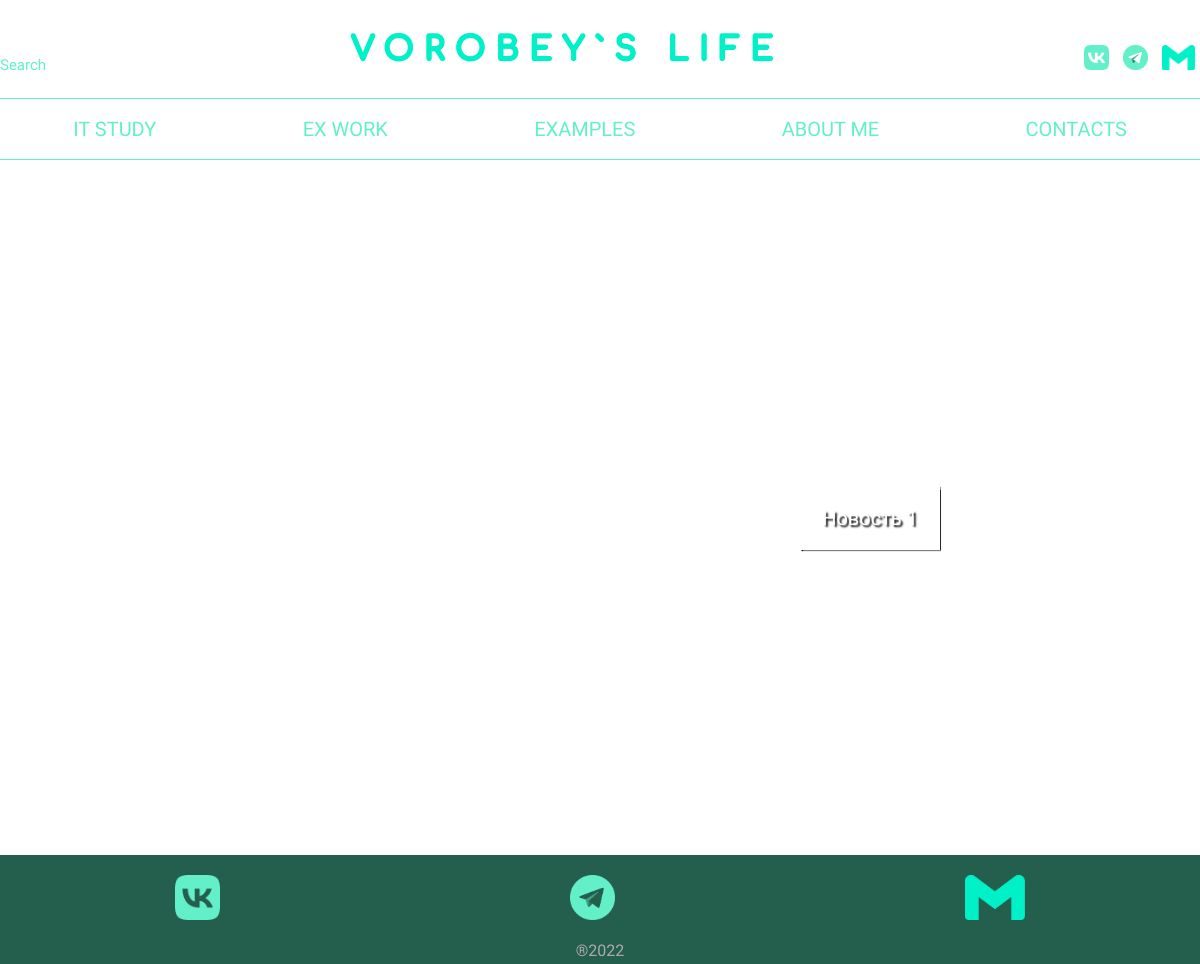
The app's page /, older data.
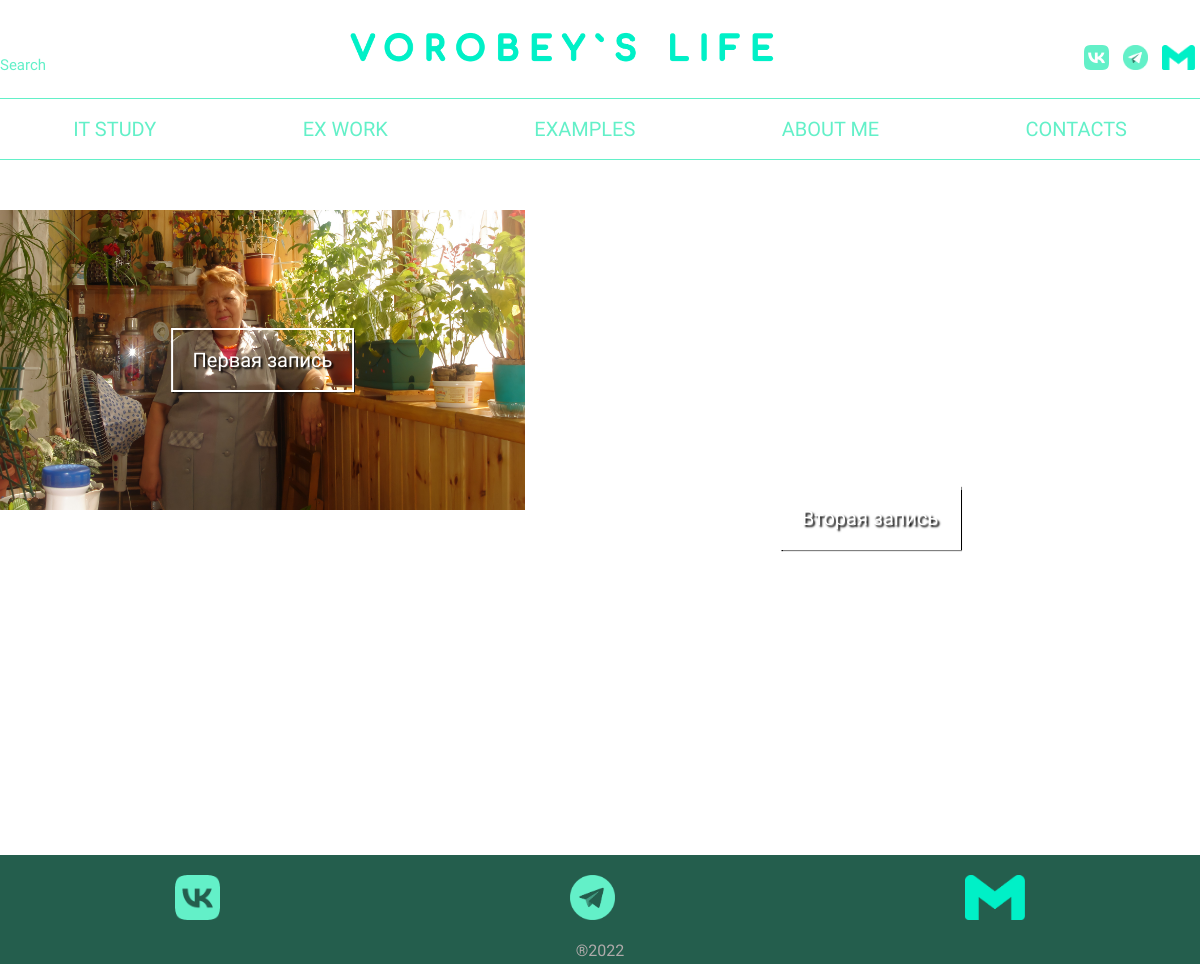
The same page, newer data.
### blog/models.py (models this page shows, shortened)
class Blog(models.Model):
    title = models.CharField(max_length=150)
    content = models.TextField(blank=True)
    created_at = models.DateTimeField(auto_now_add=True)
    updated_at = models.DateTimeField(auto_now=True)
    photo = models.ImageField(upload_to='photos/%Y/%m/%d/')
    is_published = models.BooleanField(default=True)
    class Meta:
        verbose_name = 'Новость'
        verbose_name_plural = 'Новости'

### blog/views.py (the view)
# urls.py: path('', views.index, name='home'),
def index(request):
    blog1 = Blog.objects.order_by('-id')[:1]
    blog2 = Blog.objects.order_by('-id')[1:2]
    blog3 = Blog.objects.order_by('-id')[2:3]
    return render(request, 'blog/index.html', {'title': 'Главная страница сайта', 'blog1': blog1,
                                               'blog2': blog2, 'blog3': blog3})

### blog/templates/blog/index.html (shortened to what this page needs)
<!DOCTYPE html>
<html lang="ru">
<head>
    <link rel="stylesheet" href="../../static/main.css">
</head>
<body>
    <div class="body">
        <header class="header">
            <div class="header-container">
                <div class="header-top">
                    <div class="search-and-logos">
                        <div class="header-search">Search</div>
                        <div class="header-logo">
                            <img src="../../static/img/logo.png" alt="logo" height="45px">
                        </div>
                        <div class="header-logos">
                            <a href="https://vk.com" target="_blank"><img src="../../static/img/vk-icon.png" alt="vk" width="25px"></a>
                            <a href="https://t.me/Vorobeeeeey" target="_blank"><img src="../../static/img/tg-icon.png" alt="tg" width="25px"></a>
                            <a href="mailto:vorobeytvgame@gmail.com"><img src="../../static/img/gmail-icon.png" alt="gmail" height="25px"></a>
                        </div>
                    </div>
                </div>
            </div>
                <nav class="nav">
                    <div class="nav-container">
                        <div class="nav-item">
                            <a href="#"><div class="it-study-div">
                                <p class="it-study">
                                    <span>IT STUDY</span>
                                </p>
                            </div></a>
                            <a href="#"><div class="ex-work-div">
                                <p class="ex-work">
                                    <span>EX WORK</span>
                                </p>
                            </div></a>
                            <a href="#"><div class="examples-div">
                                <p class="examples">
                                    <span>EXAMPLES</span>
                                </p>
                            </div></a>
                            <a href="#"><div class="about-me-div">
                                <p class="about-me">
                                    <span>ABOUT ME</span>
                                </p>
                            </div></a>
                            <a href="#"><div class="contacts-div">
                                <p class="contacts">
                                    <span>CONTACTS</span>
                                </p>
                            </div></a>
                        </div>
                    </div>
                </nav>
        </header>
        <main class="main">
            <div class="main-container">
                <div class="main-content">
                    <div class="main-left-box">
                        <div class="left-up-box">
                            {% for i in blog2 %}
                            <div class="title-blog">
                                <img src="{{ i.photo.url }}" class="img-responsive" alt="">
                                <a href="#">
                                    {{ i.title }}
                                </a>
                            </div>
                            {% endfor %}
                        </div>
                        <div class="left-down-box">
                        </div>
                    </div>
                    <div class="right-box">
                        {% for i in blog1 %}
                        <div class="title-blog">
                            <a href="#">
                                {{ i.title }}
                            </a>
                        </div>
                        {% endfor %}
                    </div>
                </div>
            </div>
        </main>
        <footer class="footer">
            <div class="footer-container">
                <div class="footer-container-logo">
                    <div class="footer-logo">
                        <a href="https://vk.com" target="_blank"><img src="../../static/img/vk-icon.png" alt="vk" width="45px"></a>
                        <a href="https://t.me/Vorobeeeeey" target="_blank"><img src="../../static/img/tg-icon.png" alt="tg" width="45px"></a>
                        <a href="mailto:vorobeytvgame@gmail.com"><img src="../../static/img/gmail-icon.png" alt="gmail" height="45px"></a>
                    </div>
                </div>
                <div class="footer-text">
                    ®2022
                </div>
            </div>
        </footer>
    </div>
</body>
</html>

### blog/static/main.css (style rules this page uses)
html { line-height: 1.15; -webkit-text-size-adjust: 100%; }
body { margin: 0; }
main { display: block; }
a { background-color: transparent; }
img { border-style: none; }
* { padding: 0px; margin: 0px; font-family: 'Comfortaa'; color: #63f0c8; box-sizing: border-box; }
html, body { height: 100%; line-height: 1; display: block; margin: auto; }
.body { min-height: 100%; display: flex; flex-direction: column; }
.header-container { max-width: 1440px; margin: auto; }
.search-and-logos { display: flex; justify-content: space-between; align-items: baseline; margin: 25px 0px; }
.header-search { cursor: pointer; font-size: 15px; }
.header-logo { text-align: center; }
.header-logos a { margin: 0px 5px; }
.nav-container { margin: 20px 0px; border-top: 1px solid #63f0c8; border-bottom: 1px solid #63f0c8; }
.nav-item { display: flex; justify-content: space-around; }
.nav-item p { padding: 20px 25px; transition: 0s; font-size: 20px; }
.nav-item a { text-decoration: none; }
.main { display: block; flex: 1 1 auto; margin-top: 30px; }
.main-container { max-width: 1440px; margin: auto; }
.main-content { display: flex; justify-content: center; }
.main-left-box { display: flex; flex-direction: column; align-items: stretch; }
.left-up-box { width: 525px; height: 300px; position: relative; overflow: hidden; }
.left-down-box { width: 525px; height: 300px; margin: 15px 0px 0px 0px; position: relative; overflow: hidden; }
.right-box { width: 900px; height: 615px; margin: 0px 0px 0px 15px; position: relative; overflow: hidden; }
.img-responsive { width: 100%; max-width: 525px; height: auto; max-height: 300px; object-fit: cover; }
.title-blog { transition: .7s; }
.title-blog a { border: 2px solid white; box-shadow: 1px 1px 1px black; padding: 20px 20px; font-size: 20px; color: white; text-shadow: 2px 2px 2px black; margin: 0; position: absolute; top: 50%; left: 50%; margin-right: -50%; transform: translate(-50%, -50%); text-decoration: none; }
.footer { background-color: #245e4d; margin-top: 30px; }
.footer-container { margin: auto; max-width: 1440px; }
.footer-logo { display: flex; flex-direction: row; justify-content: space-around; padding: 20px 0px; }
.footer-text { text-align: center; color: rgb(175, 170, 170); padding-bottom: 5px; }

Row changes from the older to the newer data that the page shows:
removed Blog: title "Новость 1"
added Blog: photo (picture), title "Первая запись"
added Blog: title "Вторая запись"
